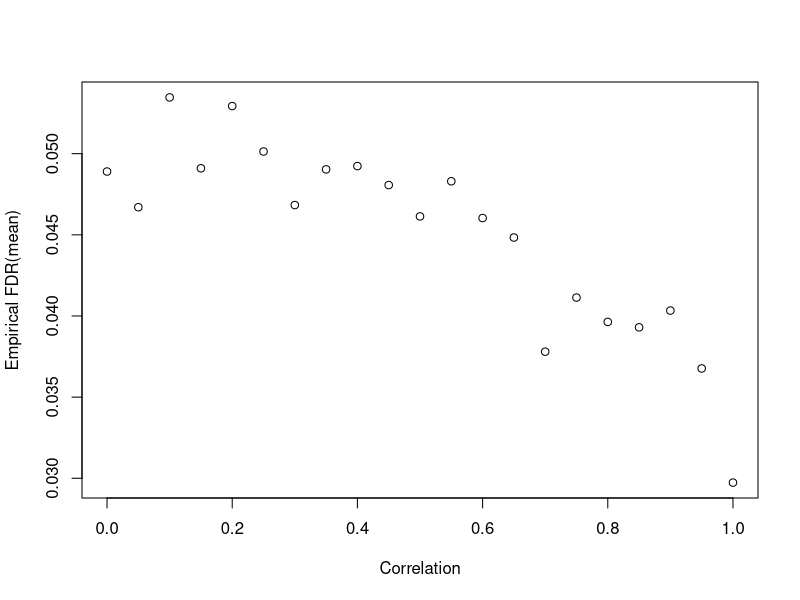
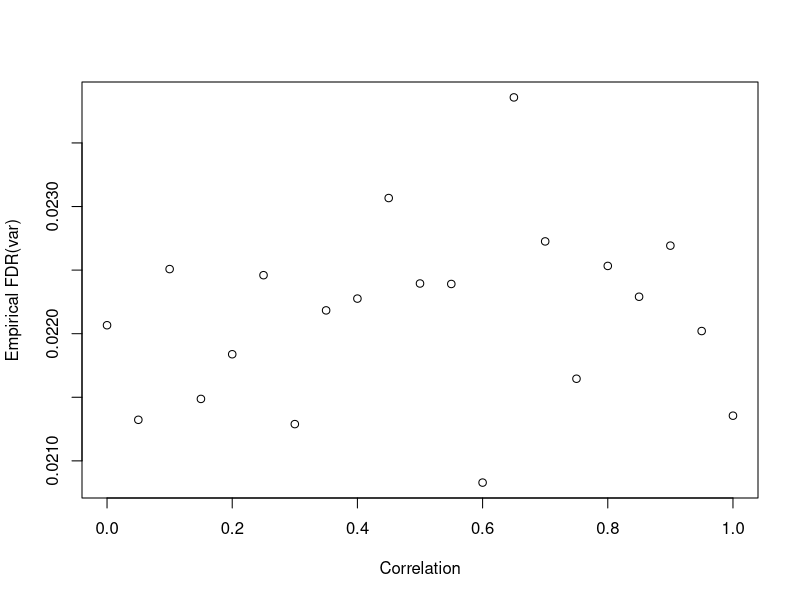
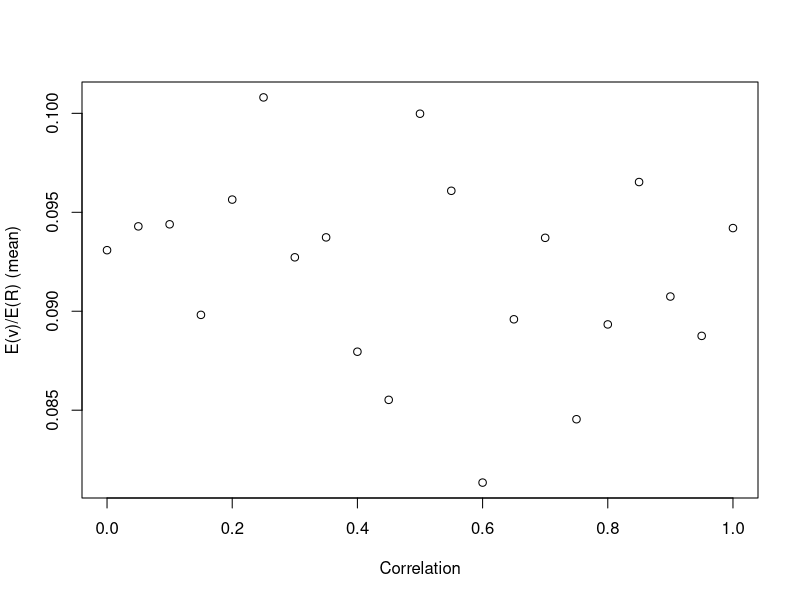

R code for these plots, in order: (Note: a time limit stopped this script after it produced the figures.)
####################################################################################
#  
#               explore E(V/R) vs E(v)/E(R)
#
####################################################################################

library(MASS)
library(mvtnorm)


######################################## m=3 #####################################################

# function for z test
z.test = function(a, mu=0, var=1){
  zeta = (mean(a) - mu) / (sqrt(var / length(a)))
  return(zeta)
}



#############################  E(V/R) vs rho ############################################
# m=3
# function for empricalFDR
eVR_m3 <- function(rho,B,stat){
  
  # initilize storage vectors
  z1 <- c()
  z2 <- c()
  z3 <- c()
  R0_t <- c()
  R_t <- c()
  empricalFDR <- c()
  
  # create covariance matrix 
  mean <- c(0,0,0.5)
  sigma <- matrix(c(1,rho ,rho, 
                    rho,1 ,rho,
                    rho ,rho,1 ),3,3)
  
  # Simulation
  for (i in 1:B) {
    
    # create dataset: x1 is true null; x2 is false null
    df <- data.frame(mvrnorm(n = 200, mu=mean, sigma))
    
    # calculate z stats
    z1[i] <- z.test(df$X1)
    z2[i] <- z.test(df$X2)
    z3[i] <- z.test(df$X3)
    
    # numberof false rejection
    R0_t[i] <- ifelse(z1[i]>=qnorm(0.95),1,0) + ifelse(z2[i]>=qnorm(0.95),1,0)
    
    # numberof all rejection
    R_t[i] <- ifelse(z1[i]>=qnorm(0.95),1,0) + ifelse(z2[i]>=qnorm(0.95),1,0)+ifelse(z3[i]>=qnorm(0.95),1,0)
    R_t[i] <- max(R_t[i],1)
    
    # emprical fdr
    empricalFDR[i] <- R0_t[i]/R_t[i]
  }
  
  # numberof all rejection
  
  # calculate empirical mean/var of fdr
  mean.empricalFDR <- mean(empricalFDR)
  var.empricalFDR <- var(empricalFDR)
  
  if (stat=='mean'){
    return(mean.empricalFDR)
  } else if (stat=='var'){
    return(var.empricalFDR)
  }
}

##############  eVR vs rho #############
rho.list <- seq(0,1,by=0.05)
error.mean_m3  <- sapply(rho.list, eVR_m3 ,B=5000,stat='mean')
plot(error.mean_m3 ~rho.list,xlab='Correlation', ylab='Empirical FDR(mean)' )


##############  fdr.var vs rho ##############
rho.list <- seq(0,1,by=0.05)
error.var_m3 <- sapply(rho.list, eVR_m3 ,B=5000,stat='var')
plot(error.var_m3~rho.list,xlab='Correlation', ylab='Empirical FDR(var)' )











###############################################################################################################
#############################  E(V)/E(R) vs rho  vs rho ############################################
# m=3
# function for empricalFDR
eVeR_m3 <- function(rho,B,stat){
  
  # initilize storage vectors
  z1 <- c()
  z2 <- c()
  z3 <- c()
  R0_t <- c()
  R_t <- c()
  #empricalFDR <- c()
  
  # create covariance matrix 
  mean <- c(0,0,0.1)
  sigma <- matrix(c(1,rho ,rho, 
                    rho,1 ,rho,
                    rho ,rho,1 ),3,3)
  
  # Simulation
  for (i in 1:B) {
    
    # create dataset: x1 is true null; x2 is false null
    df <- data.frame(mvrnorm(n = 200, mu=mean, sigma))
    
    # calculate z stats
    z1[i] <- z.test(df$X1)
    z2[i] <- z.test(df$X2)
    z3[i] <- z.test(df$X3)
    
    # numberof false rejection
    R0_t[i] <- ifelse(z1[i]>=qnorm(0.95),1,0) + ifelse(z2[i]>=qnorm(0.95),1,0)
    
    # numberof all rejection
    R_t[i] <- ifelse(z1[i]>=qnorm(0.95),1,0) + ifelse(z2[i]>=qnorm(0.95),1,0)+ifelse(z3[i]>=qnorm(0.95),1,0)
    R_t[i] <- max(R_t[i],1)
    # emprical fdr
    #empricalFDR[i] <- R0_t[i]/max(R_t[i],1)
  }
  
  # numberof all rejection
  
  # calculate empirical mean/var of fdr
  mean.eVeR <- mean(R0_t)/mean(R_t)
  var.eVeR <- var(R0_t)/var(R_t)
  
  if (stat=='mean'){
    return(mean.eVeR)
  } else if (stat=='var'){
    return(var.eVeR )
  }
}

##############  eVeR vs rho #############
rho.list <- seq(0,1,by=0.05)
error.mean_m3  <- sapply(rho.list, eVeR_m3 ,B=5000,stat='mean')
plot(error.mean_m3 ~rho.list,xlab='Correlation', ylab='E(v)/E(R) (mean)' )


##############  fdr.var vs rho ##############
# rho.list <- seq(0,1,by=0.05)
# error.var_m3 <- sapply(rho.list, eVeR_m3 ,B=5000,stat='var')
# plot(error.var_m3~rho.list,xlab='Correlation', ylab='var(v)/var(R) ' )















##################################################################################################################
####################################################################################
#  
#               explore E(V/R) vs E(v)/E(R), m=100
#
####################################################################################

#############################  Empirical FDR m>3 ############################################

empricalFDR_m <- function(rho,m,B,stat){
  
  # number of total rejection
  n.f_reject <- c()
  # number of false rejection
  n.reject <- c()
 
  
  # create correlation mareix with equal correlation
  sigma <- diag(m)+matrix(rep(rho,m*m),nrow=m)-diag(rep(rho,m))
  
  # Simulation start
  for (i in 1:B) {
    # create multivariate normal observations
    df <- data.frame(mvrnorm(n = 200, mu=c(rep(0.5,0.1*m),rep(0,0.9*m)), sigma))
    
    # calculate z stats
    mul.z <- apply(df,2,z.test)
    
    # number of rejections
    n.reject <- sum(mul.z >= qnorm(0.95))
    n.reject <-max(n.reject,1)
    
    n.f_reject <- sum(mul.z[(0.1*m+1):m]>=qnorm(0.95))
    
    fdr <- n.f_reject/n.reject
  }
    
    
    
  
  # calculate empirical mean/var of # rejections
  mean.fdr <- mean(fdr)
  var.fdr <- var(fdr)
  
  if (stat=='mean'){
    return(mean.fdr)
  } else if (stat=='var'){
    return(var.fdr)
  }
  
}

#  mean
rho.list <- seq(0,1,by=0.05)
error.mean_m  <- sapply(rho.list, empricalFDR_m, m=100, B=5000,stat='mean')
plot(error.mean_m ~rho.list,xlab='Correlation', ylab='Empirical fdr (mean)' )

#  var
rho.list <- seq(0,1,by=0.05)
error.var_m  <- sapply(rho.list, empricalFDR_m, m=100, B=5000,stat='var')
plot(error.var_m ~rho.list,xlab='Correlation', ylab='Empirical fdr (var)' )




###################################### E(v)/E(R) , m=100 ##################################
eVeR_m <- function(rho,m,B,stat){
  
  # number of total rejection
  n.f_reject <- c()
  
  # number of false rejection
  
  # create correlation mareix with equal correlation
  sigma <- diag(m)+matrix(rep(rho,m*m),nrow=m)-diag(rep(rho,m))
  
  # Simulation start
  for (i in 1:B) {
    # create multivariate normal observations
    df <- data.frame(mvrnorm(n = 200, mu=c(rep(0.5,0.1*m),rep(0,0.9*m)), sigma))
    
    # calculate z stats
    mul.z <- apply(df,2,z.test)
    
    # number of rejections
    n.reject <- sum(mul.z>=qnorm(0.95))
    n.reject <-max(n.reject,1)
    
    n.f_reject <- sum(mul.z[(0.1*m+1):m]>=qnorm(0.95))
    
    #fdr <- n.f_reject/n.reject
  }
  
  
  # calculate empirical mean/var of # rejections
  mean.eVeR <- mean(n.f_reject)/mean(n.reject)
  var.eVeR <- var(n.f_reject)/var(n.reject)


  if (stat=='mean'){
    return(mean.eVeR)
  } else if (stat=='var'){
    return(var.eVeR)
  }
  
}

#  mean
rho.list <- seq(0,1,by=0.05)
error.mean_m  <- sapply(rho.list, eVeR_m, m=100, B=5000,stat='mean')
plot(error.mean_m ~rho.list, xlab='Correlation', ylab='E(v)/E(R) (mean)' )
